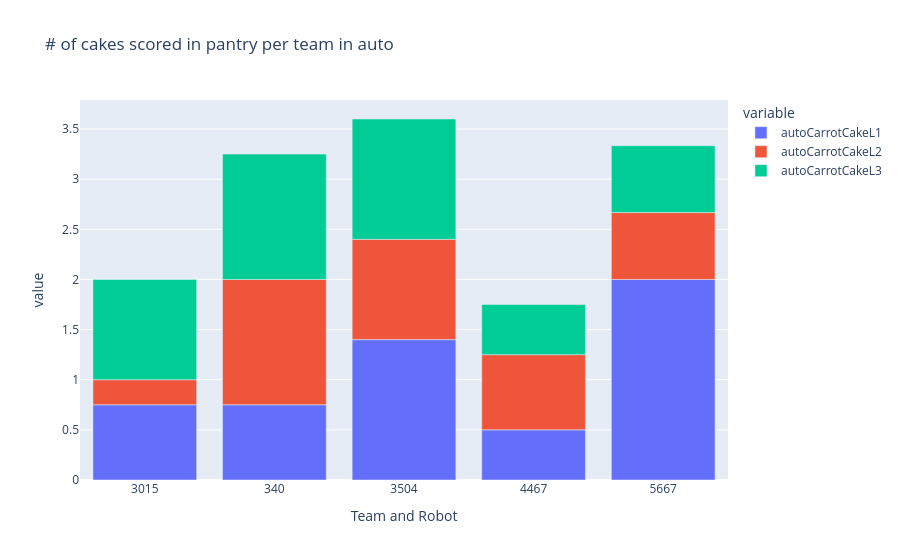

The cell this chart's notebook holds for it:
### Code cell
#L1, L2, L3 pantry carrot cake auto (stacked bar)
teams_in_match = ["3504","340","3015","5667","4467"]
indices = team_averages["Team and Robot"].isin(teams_in_match)
small_team_averages=team_averages[indices]
fig = px.bar(small_team_averages, x="Team and Robot", y=["autoCarrotCakeL1", "autoCarrotCakeL2", "autoCarrotCakeL3"], title="# of cakes scored in pantry per team in auto")
fig

### Figure 1 — Plotly figure (JSON) as saved in the notebook; plotly's stock layout.template omitted (floating-point values rounded to 4 significant figures)
{"data": [{"hovertemplate": "variable=autoCarrotCakeL1<br>Team and Robot=%{x}<br>value=%{y}<extra></extra>", "legendgroup": "autoCarrotCakeL1", "marker": {"color": "#636efa", "pattern": {"shape": ""}}, "name": "autoCarrotCakeL1", "orientation": "v", "showlegend": true, "textposition": "auto", "type": "bar", "x": ["3015", "340", "3504", "4467", "5667"], "xaxis": "x", "y": [0.75, 0.75, 1.4, 0.5, 2.0], "yaxis": "y"}, {"hovertemplate": "variable=autoCarrotCakeL2<br>Team and Robot=%{x}<br>value=%{y}<extra></extra>", "legendgroup": "autoCarrotCakeL2", "marker": {"color": "#EF553B", "pattern": {"shape": ""}}, "name": "autoCarrotCakeL2", "orientation": "v", "showlegend": true, "textposition": "auto", "type": "bar", "x": ["3015", "340", "3504", "4467", "5667"], "xaxis": "x", "y": [0.25, 1.25, 1.0, 0.75, 0.6667], "yaxis": "y"}, {"hovertemplate": "variable=autoCarrotCakeL3<br>Team and Robot=%{x}<br>value=%{y}<extra></extra>", "legendgroup": "autoCarrotCakeL3", "marker": {"color": "#00cc96", "pattern": {"shape": ""}}, "name": "autoCarrotCakeL3", "orientation": "v", "showlegend": true, "textposition": "auto", "type": "bar", "x": ["3015", "340", "3504", "4467", "5667"], "xaxis": "x", "y": [1.0, 1.25, 1.2, 0.5, 0.6667], "yaxis": "y"}], "layout": {"barmode": "relative", "legend": {"title": {"text": "variable"}, "tracegroupgap": 0}, "title": {"text": "# of cakes scored in pantry per team in auto"}, "xaxis": {"anchor": "y", "domain": [0, 1], "title": {"text": "Team and Robot"}}, "yaxis": {"anchor": "x", "domain": [0, 1], "title": {"text": "value"}}}}
